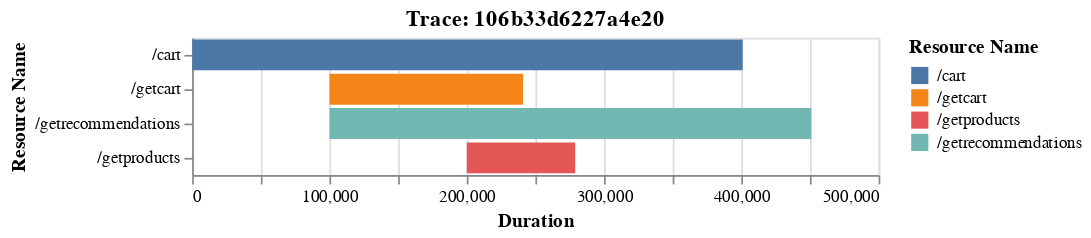

The cell this chart's notebook holds for it:
### Code cell
plotTraceTree('106b33d6227a4e20')

### Figure 1 — Vega-Lite specification as saved in the notebook (floating-point values rounded to 4 significant figures)
{"config": {"view": {"continuousWidth": 400, "continuousHeight": 300}}, "data": {"name": "data-b42f00badc341b20265d71340175566c"}, "mark": "bar", "encoding": {"color": {"type": "nominal", "field": "Resource Name"}, "tooltip": [{"type": "nominal", "field": "ID"}, {"type": "nominal", "field": "Parent_ID"}, {"type": "quantitative", "field": "Duration"}, {"type": "nominal", "field": "Error?"}], "x": {"type": "quantitative", "field": "loc start", "title": "Duration"}, "x2": {"field": "loc end"}, "y": {"type": "nominal", "field": "Resource Name", "sort": {"field": "order"}}}, "title": "Trace: 106b33d6227a4e20", "$schema": "https://vega.github.io/schema/vega-lite/v4.8.1.json", "datasets": {"data-b42f00badc341b20265d71340175566c": [{"Resource Name": "/cart", "Duration": 401000, "Trace_ID": "106b33d6227a4e20", "ID": "106b33d6227a4e20", "Parent_ID": "Na", "Error?": "false", "duration_start": 0, "duration_end": 401000, "Data Transfered": 7183.0, "order": 0.0, "loc start": 0, "loc end": 401000}, {"Resource Name": "/getcart", "Duration": 141000, "Trace_ID": "106b33d6227a4e20", "ID": "9bcc19a4dcaf2137", "Parent_ID": "106b33d6227a4e20", "Error?": "false", "duration_start": 401000, "duration_end": 542000, "Data Transfered": 3231.0, "order": 0.5, "loc start": 100000, "loc end": 241000}, {"Resource Name": "/getrecommendations", "Duration": 351000, "Trace_ID": "106b33d6227a4e20", "ID": "a998a2cce08d3593", "Parent_ID": "106b33d6227a4e20", "Error?": "false", "duration_start": 542000, "duration_end": 893000, "Data Transfered": 9300.0, "order": 1.5, "loc start": 100000, "loc end": 451000}, {"Resource Name": "/getproducts", "Duration": 79000, "Trace_ID": "106b33d6227a4e20", "ID": "68c90bbab802e086", "Parent_ID": "a998a2cce08d3593", "Error?": "false", "duration_start": 893000, "duration_end": 972000, "Data Transfered": 708.6, "order": 2.0, "loc start": 200000, "loc end": 279000}]}}
